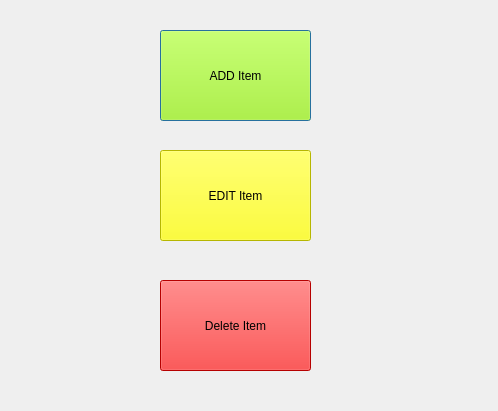
<?xml version="1.0" encoding="UTF-8"?>
<ui version="4.0">
 <class>management</class>
 <widget class="QDialog" name="management">
  <property name="geometry">
   <rect>
    <x>0</x>
    <y>0</y>
    <width>498</width>
    <height>411</height>
   </rect>
  </property>
  <property name="windowTitle">
   <string>Management</string>
  </property>
  <widget class="QPushButton" name="pushButton_4">
   <property name="geometry">
    <rect>
     <x>160</x>
     <y>30</y>
     <width>151</width>
     <height>91</height>
    </rect>
   </property>
   <property name="styleSheet">
    <string notr="true">font: 12pt &quot;MS Shell Dlg 2&quot;;
background-color: rgb(170, 255, 0);</string>
   </property>
   <property name="text">
    <string>ADD Item</string>
   </property>
  </widget>
  <widget class="QPushButton" name="pushButton_5">
   <property name="geometry">
    <rect>
     <x>160</x>
     <y>150</y>
     <width>151</width>
     <height>91</height>
    </rect>
   </property>
   <property name="styleSheet">
    <string notr="true">font: 12pt &quot;MS Shell Dlg 2&quot;;
background-color: rgb(255, 255, 0);</string>
   </property>
   <property name="text">
    <string>EDIT Item</string>
   </property>
  </widget>
  <widget class="QPushButton" name="pushButton_6">
   <property name="geometry">
    <rect>
     <x>160</x>
     <y>280</y>
     <width>151</width>
     <height>91</height>
    </rect>
   </property>
   <property name="styleSheet">
    <string notr="true">font: 12pt &quot;MS Shell Dlg 2&quot;;
background-color: rgb(255, 0, 0);</string>
   </property>
   <property name="text">
    <string>Delete Item</string>
   </property>
  </widget>
 </widget>
 <resources/>
 <connections/>
</ui>
